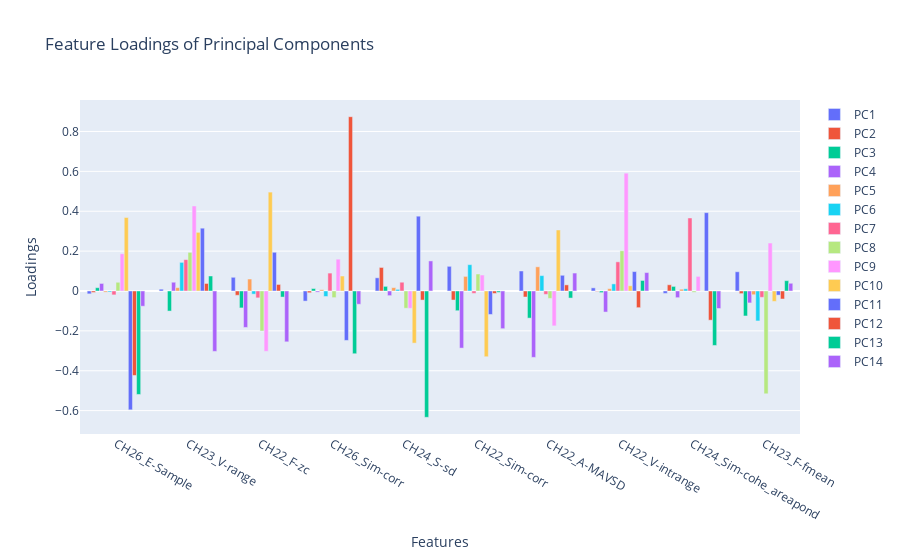

Source (notebook cell):
### Code cell
abs_loadings_sum = np.sum(np.abs(loadings), axis=0)

sorted_features = sorted(range(len(abs_loadings_sum)), key=lambda i: abs_loadings_sum[i], reverse=True)
top_n = 10
selected_features = sorted_features[:top_n]

traces = []
for i in range(len(loadings)):
    trace = go.Bar(
        x=df.columns[selected_features],
        y=loadings[i, selected_features],
        name=f'PC{i+1}'
    )
    traces.append(trace)

fig = go.Figure(data=traces)

fig.update_layout(
    barmode='group',
    title='Feature Loadings of Principal Components',
    xaxis_title='Features',
    yaxis_title='Loadings',
    hovermode='closest',
    showlegend=True
)

#fig.write_html('plot2.html')

### Figure 1 — Plotly figure (JSON) as saved in the notebook; plotly's stock layout.template omitted (floating-point values rounded to 4 significant figures)
{"data": [{"name": "PC1", "type": "bar", "x": ["CH26_E-Sample", "CH23_V-range", "CH22_F-zc", "CH26_Sim-corr", "CH24_S-sd", "CH22_Sim-corr", "CH22_A-MAVSD", "CH22_V-intrange", "CH24_Sim-cohe_areapond", "CH23_F-fmean"], "y": [-0.01441, 0.009108, 0.06873, -0.05068, 0.06614, 0.1237, 0.1004, 0.01574, -0.01218, 0.09643]}, {"name": "PC2", "type": "bar", "x": ["CH26_E-Sample", "CH23_V-range", "CH22_F-zc", "CH26_Sim-corr", "CH24_S-sd", "CH22_Sim-corr", "CH22_A-MAVSD", "CH22_V-intrange", "CH24_Sim-cohe_areapond", "CH23_F-fmean"], "y": [-0.007553, -0.0001955, -0.02153, -0.008859, 0.118, -0.04539, -0.0302, -0.002045, 0.0312, -0.01316]}, {"name": "PC3", "type": "bar", "x": ["CH26_E-Sample", "CH23_V-range", "CH22_F-zc", "CH26_Sim-corr", "CH24_S-sd", "CH22_Sim-corr", "CH22_A-MAVSD", "CH22_V-intrange", "CH24_Sim-cohe_areapond", "CH23_F-fmean"], "y": [0.01659, -0.1007, -0.08493, 0.01226, 0.02327, -0.09892, -0.1362, -0.008165, 0.02304, -0.1253]}, {"name": "PC4", "type": "bar", "x": ["CH26_E-Sample", "CH23_V-range", "CH22_F-zc", "CH26_Sim-corr", "CH24_S-sd", "CH22_Sim-corr", "CH22_A-MAVSD", "CH22_V-intrange", "CH24_Sim-cohe_areapond", "CH23_F-fmean"], "y": [0.03786, 0.04401, -0.1828, -0.005752, -0.02331, -0.2865, -0.3328, -0.1057, -0.03344, -0.05983]}, {"name": "PC5", "type": "bar", "x": ["CH26_E-Sample", "CH23_V-range", "CH22_F-zc", "CH26_Sim-corr", "CH24_S-sd", "CH22_Sim-corr", "CH22_A-MAVSD", "CH22_V-intrange", "CH24_Sim-cohe_areapond", "CH23_F-fmean"], "y": [-0.005914, 0.01674, 0.05997, 0.006304, 0.01692, 0.07322, 0.1213, 0.01168, 0.008838, -0.01875]}, {"name": "PC6", "type": "bar", "x": ["CH26_E-Sample", "CH23_V-range", "CH22_F-zc", "CH26_Sim-corr", "CH24_S-sd", "CH22_Sim-corr", "CH22_A-MAVSD", "CH22_V-intrange", "CH24_Sim-cohe_areapond", "CH23_F-fmean"], "y": [-0.004988, 0.1436, -0.0158, -0.02758, 0.008146, 0.132, 0.07721, 0.03567, 0.0111, -0.1502]}, {"name": "PC7", "type": "bar", "x": ["CH26_E-Sample", "CH23_V-range", "CH22_F-zc", "CH26_Sim-corr", "CH24_S-sd", "CH22_Sim-corr", "CH22_A-MAVSD", "CH22_V-intrange", "CH24_Sim-cohe_areapond", "CH23_F-fmean"], "y": [-0.01956, 0.1574, -0.03451, 0.08983, 0.04407, -0.01187, -0.01692, 0.1463, 0.3663, -0.03179]}, {"name": "PC8", "type": "bar", "x": ["CH26_E-Sample", "CH23_V-range", "CH22_F-zc", "CH26_Sim-corr", "CH24_S-sd", "CH22_Sim-corr", "CH22_A-MAVSD", "CH22_V-intrange", "CH24_Sim-cohe_areapond", "CH23_F-fmean"], "y": [0.0437, 0.1938, -0.2005, -0.03313, -0.08651, 0.08517, -0.03721, 0.2016, -0.006621, -0.5156]}, {"name": "PC9", "type": "bar", "x": ["CH26_E-Sample", "CH23_V-range", "CH22_F-zc", "CH26_Sim-corr", "CH24_S-sd", "CH22_Sim-corr", "CH22_A-MAVSD", "CH22_V-intrange", "CH24_Sim-cohe_areapond", "CH23_F-fmean"], "y": [0.1869, 0.4264, -0.3027, 0.1596, -0.08682, 0.0801, -0.1749, 0.591, 0.0732, 0.2406]}, {"name": "PC10", "type": "bar", "x": ["CH26_E-Sample", "CH23_V-range", "CH22_F-zc", "CH26_Sim-corr", "CH24_S-sd", "CH22_Sim-corr", "CH22_A-MAVSD", "CH22_V-intrange", "CH24_Sim-cohe_areapond", "CH23_F-fmean"], "y": [0.3686, 0.2942, 0.496, 0.07509, -0.2614, -0.3296, 0.3061, 0.02634, 0.0006808, -0.05215]}, {"name": "PC11", "type": "bar", "x": ["CH26_E-Sample", "CH23_V-range", "CH22_F-zc", "CH26_Sim-corr", "CH24_S-sd", "CH22_Sim-corr", "CH22_A-MAVSD", "CH22_V-intrange", "CH24_Sim-cohe_areapond", "CH23_F-fmean"], "y": [-0.5961, 0.315, 0.1942, -0.2478, 0.3752, -0.1178, 0.07882, 0.09743, 0.3928, -0.02074]}, {"name": "PC12", "type": "bar", "x": ["CH26_E-Sample", "CH23_V-range", "CH22_F-zc", "CH26_Sim-corr", "CH24_S-sd", "CH22_Sim-corr", "CH22_A-MAVSD", "CH22_V-intrange", "CH24_Sim-cohe_areapond", "CH23_F-fmean"], "y": [-0.4236, 0.03776, 0.03282, 0.8742, -0.04552, -0.01249, 0.03071, -0.08363, -0.1464, -0.0401]}, {"name": "PC13", "type": "bar", "x": ["CH26_E-Sample", "CH23_V-range", "CH22_F-zc", "CH26_Sim-corr", "CH24_S-sd", "CH22_Sim-corr", "CH22_A-MAVSD", "CH22_V-intrange", "CH24_Sim-cohe_areapond", "CH23_F-fmean"], "y": [-0.5189, 0.07536, -0.03047, -0.3147, -0.6335, -0.007006, -0.03546, 0.05282, -0.2732, 0.05196]}, {"name": "PC14", "type": "bar", "x": ["CH26_E-Sample", "CH23_V-range", "CH22_F-zc", "CH26_Sim-corr", "CH24_S-sd", "CH22_Sim-corr", "CH22_A-MAVSD", "CH22_V-intrange", "CH24_Sim-cohe_areapond", "CH23_F-fmean"], "y": [-0.07638, -0.3029, -0.255, -0.06648, 0.1509, -0.189, 0.09004, 0.09241, -0.0878, 0.03876]}], "layout": {"autosize": true, "barmode": "group", "hovermode": "closest", "showlegend": true, "title": {"text": "Feature Loadings of Principal Components"}, "xaxis": {"autorange": true, "range": [-0.5, 9.5], "title": {"text": "Features"}, "type": "category"}, "yaxis": {"autorange": true, "range": [-0.7173, 0.9579], "title": {"text": "Loadings"}, "type": "linear"}}}
